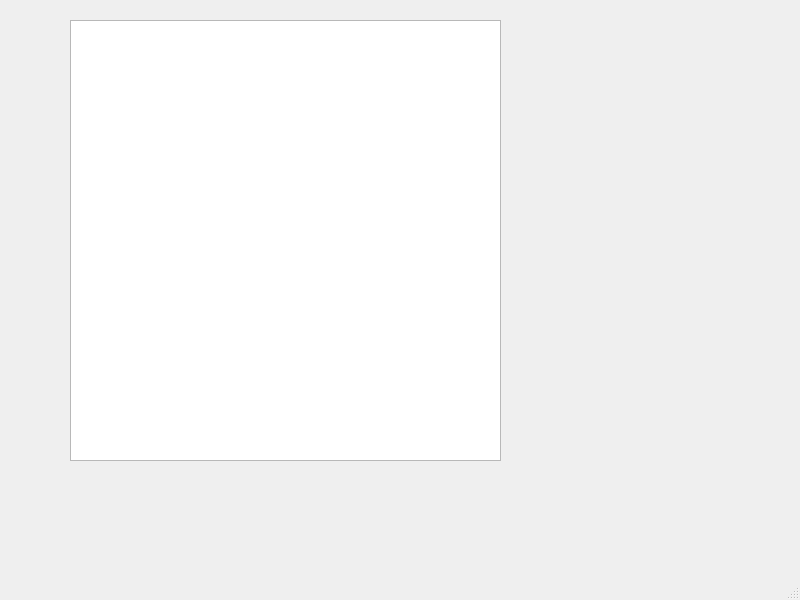
<?xml version="1.0" encoding="UTF-8"?>
<ui version="4.0">
 <class>MainWindow</class>
 <widget class="QMainWindow" name="MainWindow">
  <property name="geometry">
   <rect>
    <x>0</x>
    <y>0</y>
    <width>800</width>
    <height>600</height>
   </rect>
  </property>
  <property name="windowTitle">
   <string>MainWindow</string>
  </property>
  <widget class="QWidget" name="centralwidget">
   <widget class="QWidget" name="gridLayoutWidget">
    <property name="geometry">
     <rect>
      <x>70</x>
      <y>20</y>
      <width>431</width>
      <height>441</height>
     </rect>
    </property>
    <layout class="QGridLayout" name="gridLayout_2">
     <item row="0" column="0">
      <widget class="QTableWidget" name="tableWidget"/>
     </item>
    </layout>
   </widget>
  </widget>
  <widget class="QMenuBar" name="menubar">
   <property name="geometry">
    <rect>
     <x>0</x>
     <y>0</y>
     <width>800</width>
     <height>26</height>
    </rect>
   </property>
  </widget>
  <widget class="QStatusBar" name="statusbar"/>
 </widget>
 <resources/>
 <connections/>
</ui>
